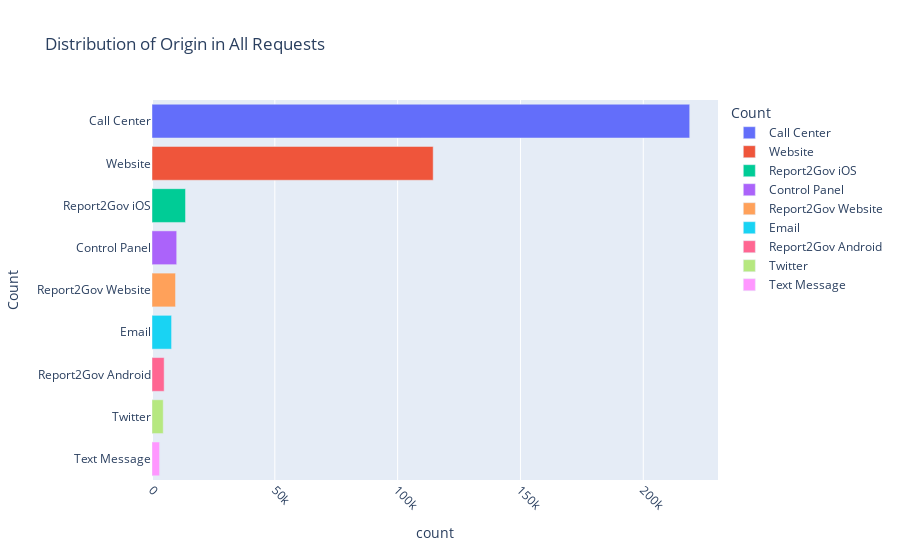
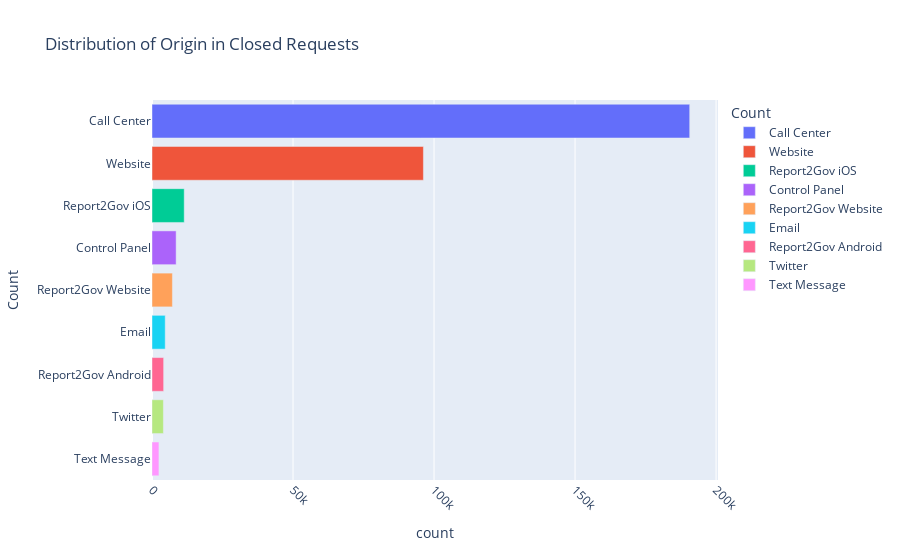
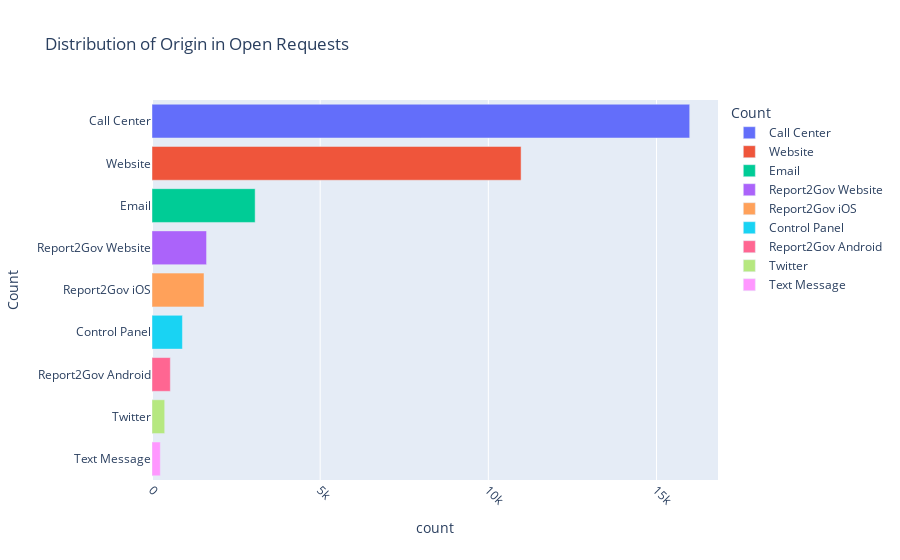
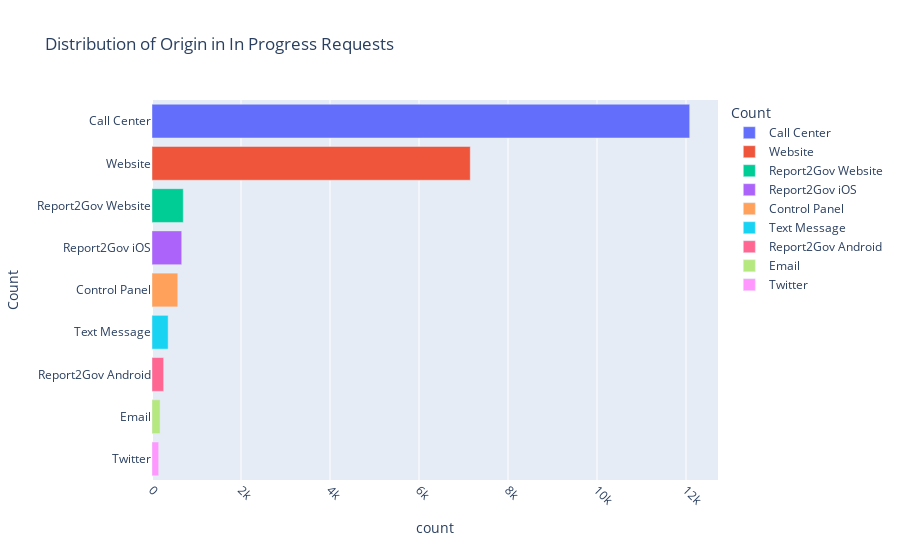

The cell these charts' notebook holds for them, in order:
### Code cell
# Visualize the distribution of 'origin'

# Distribution of Origin in All Requests
fig_all = px.bar(data_sorted['origin'].value_counts().reset_index(),
                 x='count', y='origin',
                 labels={'index': 'Origin', 'origin': 'Count'},
                 title='Distribution of Origin in All Requests',
                 color='origin')
fig_all.update_layout(xaxis=dict(tickangle=45))
fig_all.show()

# Distribution of Origin in Closed Requests
fig_closed = px.bar(df_closed['origin'].value_counts().reset_index(),
                    x='count', y='origin',
                    labels={'index': 'Origin', 'origin': 'Count'},
                    title='Distribution of Origin in Closed Requests',
                    color='origin',)
fig_closed.update_layout(xaxis=dict(tickangle=45))
fig_closed.show()

# Distribution of Origin in Open Requests
fig_open = px.bar(df_open['origin'].value_counts().reset_index(),
                  x='count', y='origin',
                  labels={'index': 'Origin', 'origin': 'Count'},
                  title='Distribution of Origin in Open Requests',
                  color='origin')
fig_open.update_layout(xaxis=dict(tickangle=45))
fig_open.show()

# Distribution of Origin in In Progress Requests
fig_in_progress = px.bar(df_in_progress['origin'].value_counts().reset_index(),
                         x='count', y='origin',
                         labels={'index': 'Origin', 'origin': 'Count'},
                         title='Distribution of Origin in In Progress Requests',
                         color='origin')
fig_in_progress.update_layout(xaxis=dict(tickangle=45))
fig_in_progress.show()

### Figure 1 — Plotly figure (JSON) as saved in the notebook; plotly's stock layout.template omitted (floating-point values rounded to 4 significant figures)
{"data": [{"hovertemplate": "Count=%{y}<br>count=%{x}<extra></extra>", "legendgroup": "Call Center", "marker": {"color": "#636efa", "pattern": {"shape": ""}}, "name": "Call Center", "orientation": "h", "showlegend": true, "textposition": "auto", "type": "bar", "x": [218898], "xaxis": "x", "y": ["Call Center"], "yaxis": "y"}, {"hovertemplate": "Count=%{y}<br>count=%{x}<extra></extra>", "legendgroup": "Website", "marker": {"color": "#EF553B", "pattern": {"shape": ""}}, "name": "Website", "orientation": "h", "showlegend": true, "textposition": "auto", "type": "bar", "x": [114469], "xaxis": "x", "y": ["Website"], "yaxis": "y"}, {"hovertemplate": "Count=%{y}<br>count=%{x}<extra></extra>", "legendgroup": "Report2Gov iOS", "marker": {"color": "#00cc96", "pattern": {"shape": ""}}, "name": "Report2Gov iOS", "orientation": "h", "showlegend": true, "textposition": "auto", "type": "bar", "x": [13647], "xaxis": "x", "y": ["Report2Gov iOS"], "yaxis": "y"}, {"hovertemplate": "Count=%{y}<br>count=%{x}<extra></extra>", "legendgroup": "Control Panel", "marker": {"color": "#ab63fa", "pattern": {"shape": ""}}, "name": "Control Panel", "orientation": "h", "showlegend": true, "textposition": "auto", "type": "bar", "x": [10053], "xaxis": "x", "y": ["Control Panel"], "yaxis": "y"}, {"hovertemplate": "Count=%{y}<br>count=%{x}<extra></extra>", "legendgroup": "Report2Gov Website", "marker": {"color": "#FFA15A", "pattern": {"shape": ""}}, "name": "Report2Gov Website", "orientation": "h", "showlegend": true, "textposition": "auto", "type": "bar", "x": [9579], "xaxis": "x", "y": ["Report2Gov Website"], "yaxis": "y"}, {"hovertemplate": "Count=%{y}<br>count=%{x}<extra></extra>", "legendgroup": "Email", "marker": {"color": "#19d3f3", "pattern": {"shape": ""}}, "name": "Email", "orientation": "h", "showlegend": true, "textposition": "auto", "type": "bar", "x": [7968], "xaxis": "x", "y": ["Email"], "yaxis": "y"}, {"hovertemplate": "Count=%{y}<br>count=%{x}<extra></extra>", "legendgroup": "Report2Gov Android", "marker": {"color": "#FF6692", "pattern": {"shape": ""}}, "name": "Report2Gov Android", "orientation": "h", "showlegend": true, "textposition": "auto", "type": "bar", "x": [4947], "xaxis": "x", "y": ["Report2Gov Android"], "yaxis": "y"}, {"hovertemplate": "Count=%{y}<br>count=%{x}<extra></extra>", "legendgroup": "Twitter", "marker": {"color": "#B6E880", "pattern": {"shape": ""}}, "name": "Twitter", "orientation": "h", "showlegend": true, "textposition": "auto", "type": "bar", "x": [4576], "xaxis": "x", "y": ["Twitter"], "yaxis": "y"}, {"hovertemplate": "Count=%{y}<br>count=%{x}<extra></extra>", "legendgroup": "Text Message", "marker": {"color": "#FF97FF", "pattern": {"shape": ""}}, "name": "Text Message", "orientation": "h", "showlegend": true, "textposition": "auto", "type": "bar", "x": [3081], "xaxis": "x", "y": ["Text Message"], "yaxis": "y"}], "layout": {"barmode": "relative", "legend": {"title": {"text": "Count"}, "tracegroupgap": 0}, "title": {"text": "Distribution of Origin in All Requests"}, "xaxis": {"anchor": "y", "domain": [0, 1], "tickangle": 45, "title": {"text": "count"}}, "yaxis": {"anchor": "x", "categoryarray": ["Text Message", "Twitter", "Report2Gov Android", "Email", "Report2Gov Website", "Control Panel", "Report2Gov iOS", "Website", "Call Center"], "categoryorder": "array", "domain": [0, 1], "title": {"text": "Count"}}}}

### Figure 2 — Plotly figure (JSON) as saved in the notebook; plotly's stock layout.template omitted (floating-point values rounded to 4 significant figures)
{"data": [{"hovertemplate": "Count=%{y}<br>count=%{x}<extra></extra>", "legendgroup": "Call Center", "marker": {"color": "#636efa", "pattern": {"shape": ""}}, "name": "Call Center", "orientation": "h", "showlegend": true, "textposition": "auto", "type": "bar", "x": [190647], "xaxis": "x", "y": ["Call Center"], "yaxis": "y"}, {"hovertemplate": "Count=%{y}<br>count=%{x}<extra></extra>", "legendgroup": "Website", "marker": {"color": "#EF553B", "pattern": {"shape": ""}}, "name": "Website", "orientation": "h", "showlegend": true, "textposition": "auto", "type": "bar", "x": [96226], "xaxis": "x", "y": ["Website"], "yaxis": "y"}, {"hovertemplate": "Count=%{y}<br>count=%{x}<extra></extra>", "legendgroup": "Report2Gov iOS", "marker": {"color": "#00cc96", "pattern": {"shape": ""}}, "name": "Report2Gov iOS", "orientation": "h", "showlegend": true, "textposition": "auto", "type": "bar", "x": [11423], "xaxis": "x", "y": ["Report2Gov iOS"], "yaxis": "y"}, {"hovertemplate": "Count=%{y}<br>count=%{x}<extra></extra>", "legendgroup": "Control Panel", "marker": {"color": "#ab63fa", "pattern": {"shape": ""}}, "name": "Control Panel", "orientation": "h", "showlegend": true, "textposition": "auto", "type": "bar", "x": [8557], "xaxis": "x", "y": ["Control Panel"], "yaxis": "y"}, {"hovertemplate": "Count=%{y}<br>count=%{x}<extra></extra>", "legendgroup": "Report2Gov Website", "marker": {"color": "#FFA15A", "pattern": {"shape": ""}}, "name": "Report2Gov Website", "orientation": "h", "showlegend": true, "textposition": "auto", "type": "bar", "x": [7239], "xaxis": "x", "y": ["Report2Gov Website"], "yaxis": "y"}, {"hovertemplate": "Count=%{y}<br>count=%{x}<extra></extra>", "legendgroup": "Email", "marker": {"color": "#19d3f3", "pattern": {"shape": ""}}, "name": "Email", "orientation": "h", "showlegend": true, "textposition": "auto", "type": "bar", "x": [4690], "xaxis": "x", "y": ["Email"], "yaxis": "y"}, {"hovertemplate": "Count=%{y}<br>count=%{x}<extra></extra>", "legendgroup": "Report2Gov Android", "marker": {"color": "#FF6692", "pattern": {"shape": ""}}, "name": "Report2Gov Android", "orientation": "h", "showlegend": true, "textposition": "auto", "type": "bar", "x": [4127], "xaxis": "x", "y": ["Report2Gov Android"], "yaxis": "y"}, {"hovertemplate": "Count=%{y}<br>count=%{x}<extra></extra>", "legendgroup": "Twitter", "marker": {"color": "#B6E880", "pattern": {"shape": ""}}, "name": "Twitter", "orientation": "h", "showlegend": true, "textposition": "auto", "type": "bar", "x": [4044], "xaxis": "x", "y": ["Twitter"], "yaxis": "y"}, {"hovertemplate": "Count=%{y}<br>count=%{x}<extra></extra>", "legendgroup": "Text Message", "marker": {"color": "#FF97FF", "pattern": {"shape": ""}}, "name": "Text Message", "orientation": "h", "showlegend": true, "textposition": "auto", "type": "bar", "x": [2465], "xaxis": "x", "y": ["Text Message"], "yaxis": "y"}], "layout": {"barmode": "relative", "legend": {"title": {"text": "Count"}, "tracegroupgap": 0}, "title": {"text": "Distribution of Origin in Closed Requests"}, "xaxis": {"anchor": "y", "domain": [0, 1], "tickangle": 45, "title": {"text": "count"}}, "yaxis": {"anchor": "x", "categoryarray": ["Text Message", "Twitter", "Report2Gov Android", "Email", "Report2Gov Website", "Control Panel", "Report2Gov iOS", "Website", "Call Center"], "categoryorder": "array", "domain": [0, 1], "title": {"text": "Count"}}}}

### Figure 3 — Plotly figure (JSON) as saved in the notebook; plotly's stock layout.template omitted (floating-point values rounded to 4 significant figures)
{"data": [{"hovertemplate": "Count=%{y}<br>count=%{x}<extra></extra>", "legendgroup": "Call Center", "marker": {"color": "#636efa", "pattern": {"shape": ""}}, "name": "Call Center", "orientation": "h", "showlegend": true, "textposition": "auto", "type": "bar", "x": [15987], "xaxis": "x", "y": ["Call Center"], "yaxis": "y"}, {"hovertemplate": "Count=%{y}<br>count=%{x}<extra></extra>", "legendgroup": "Website", "marker": {"color": "#EF553B", "pattern": {"shape": ""}}, "name": "Website", "orientation": "h", "showlegend": true, "textposition": "auto", "type": "bar", "x": [10974], "xaxis": "x", "y": ["Website"], "yaxis": "y"}, {"hovertemplate": "Count=%{y}<br>count=%{x}<extra></extra>", "legendgroup": "Email", "marker": {"color": "#00cc96", "pattern": {"shape": ""}}, "name": "Email", "orientation": "h", "showlegend": true, "textposition": "auto", "type": "bar", "x": [3067], "xaxis": "x", "y": ["Email"], "yaxis": "y"}, {"hovertemplate": "Count=%{y}<br>count=%{x}<extra></extra>", "legendgroup": "Report2Gov Website", "marker": {"color": "#ab63fa", "pattern": {"shape": ""}}, "name": "Report2Gov Website", "orientation": "h", "showlegend": true, "textposition": "auto", "type": "bar", "x": [1622], "xaxis": "x", "y": ["Report2Gov Website"], "yaxis": "y"}, {"hovertemplate": "Count=%{y}<br>count=%{x}<extra></extra>", "legendgroup": "Report2Gov iOS", "marker": {"color": "#FFA15A", "pattern": {"shape": ""}}, "name": "Report2Gov iOS", "orientation": "h", "showlegend": true, "textposition": "auto", "type": "bar", "x": [1546], "xaxis": "x", "y": ["Report2Gov iOS"], "yaxis": "y"}, {"hovertemplate": "Count=%{y}<br>count=%{x}<extra></extra>", "legendgroup": "Control Panel", "marker": {"color": "#19d3f3", "pattern": {"shape": ""}}, "name": "Control Panel", "orientation": "h", "showlegend": true, "textposition": "auto", "type": "bar", "x": [905], "xaxis": "x", "y": ["Control Panel"], "yaxis": "y"}, {"hovertemplate": "Count=%{y}<br>count=%{x}<extra></extra>", "legendgroup": "Report2Gov Android", "marker": {"color": "#FF6692", "pattern": {"shape": ""}}, "name": "Report2Gov Android", "orientation": "h", "showlegend": true, "textposition": "auto", "type": "bar", "x": [545], "xaxis": "x", "y": ["Report2Gov Android"], "yaxis": "y"}, {"hovertemplate": "Count=%{y}<br>count=%{x}<extra></extra>", "legendgroup": "Twitter", "marker": {"color": "#B6E880", "pattern": {"shape": ""}}, "name": "Twitter", "orientation": "h", "showlegend": true, "textposition": "auto", "type": "bar", "x": [378], "xaxis": "x", "y": ["Twitter"], "yaxis": "y"}, {"hovertemplate": "Count=%{y}<br>count=%{x}<extra></extra>", "legendgroup": "Text Message", "marker": {"color": "#FF97FF", "pattern": {"shape": ""}}, "name": "Text Message", "orientation": "h", "showlegend": true, "textposition": "auto", "type": "bar", "x": [248], "xaxis": "x", "y": ["Text Message"], "yaxis": "y"}], "layout": {"barmode": "relative", "legend": {"title": {"text": "Count"}, "tracegroupgap": 0}, "title": {"text": "Distribution of Origin in Open Requests"}, "xaxis": {"anchor": "y", "domain": [0, 1], "tickangle": 45, "title": {"text": "count"}}, "yaxis": {"anchor": "x", "categoryarray": ["Text Message", "Twitter", "Report2Gov Android", "Control Panel", "Report2Gov iOS", "Report2Gov Website", "Email", "Website", "Call Center"], "categoryorder": "array", "domain": [0, 1], "title": {"text": "Count"}}}}

### Figure 4 — Plotly figure (JSON) as saved in the notebook; plotly's stock layout.template omitted (floating-point values rounded to 4 significant figures)
{"data": [{"hovertemplate": "Count=%{y}<br>count=%{x}<extra></extra>", "legendgroup": "Call Center", "marker": {"color": "#636efa", "pattern": {"shape": ""}}, "name": "Call Center", "orientation": "h", "showlegend": true, "textposition": "auto", "type": "bar", "x": [12083], "xaxis": "x", "y": ["Call Center"], "yaxis": "y"}, {"hovertemplate": "Count=%{y}<br>count=%{x}<extra></extra>", "legendgroup": "Website", "marker": {"color": "#EF553B", "pattern": {"shape": ""}}, "name": "Website", "orientation": "h", "showlegend": true, "textposition": "auto", "type": "bar", "x": [7152], "xaxis": "x", "y": ["Website"], "yaxis": "y"}, {"hovertemplate": "Count=%{y}<br>count=%{x}<extra></extra>", "legendgroup": "Report2Gov Website", "marker": {"color": "#00cc96", "pattern": {"shape": ""}}, "name": "Report2Gov Website", "orientation": "h", "showlegend": true, "textposition": "auto", "type": "bar", "x": [703], "xaxis": "x", "y": ["Report2Gov Website"], "yaxis": "y"}, {"hovertemplate": "Count=%{y}<br>count=%{x}<extra></extra>", "legendgroup": "Report2Gov iOS", "marker": {"color": "#ab63fa", "pattern": {"shape": ""}}, "name": "Report2Gov iOS", "orientation": "h", "showlegend": true, "textposition": "auto", "type": "bar", "x": [668], "xaxis": "x", "y": ["Report2Gov iOS"], "yaxis": "y"}, {"hovertemplate": "Count=%{y}<br>count=%{x}<extra></extra>", "legendgroup": "Control Panel", "marker": {"color": "#FFA15A", "pattern": {"shape": ""}}, "name": "Control Panel", "orientation": "h", "showlegend": true, "textposition": "auto", "type": "bar", "x": [579], "xaxis": "x", "y": ["Control Panel"], "yaxis": "y"}, {"hovertemplate": "Count=%{y}<br>count=%{x}<extra></extra>", "legendgroup": "Text Message", "marker": {"color": "#19d3f3", "pattern": {"shape": ""}}, "name": "Text Message", "orientation": "h", "showlegend": true, "textposition": "auto", "type": "bar", "x": [363], "xaxis": "x", "y": ["Text Message"], "yaxis": "y"}, {"hovertemplate": "Count=%{y}<br>count=%{x}<extra></extra>", "legendgroup": "Report2Gov Android", "marker": {"color": "#FF6692", "pattern": {"shape": ""}}, "name": "Report2Gov Android", "orientation": "h", "showlegend": true, "textposition": "auto", "type": "bar", "x": [262], "xaxis": "x", "y": ["Report2Gov Android"], "yaxis": "y"}, {"hovertemplate": "Count=%{y}<br>count=%{x}<extra></extra>", "legendgroup": "Email", "marker": {"color": "#B6E880", "pattern": {"shape": ""}}, "name": "Email", "orientation": "h", "showlegend": true, "textposition": "auto", "type": "bar", "x": [182], "xaxis": "x", "y": ["Email"], "yaxis": "y"}, {"hovertemplate": "Count=%{y}<br>count=%{x}<extra></extra>", "legendgroup": "Twitter", "marker": {"color": "#FF97FF", "pattern": {"shape": ""}}, "name": "Twitter", "orientation": "h", "showlegend": true, "textposition": "auto", "type": "bar", "x": [150], "xaxis": "x", "y": ["Twitter"], "yaxis": "y"}], "layout": {"barmode": "relative", "legend": {"title": {"text": "Count"}, "tracegroupgap": 0}, "title": {"text": "Distribution of Origin in In Progress Requests"}, "xaxis": {"anchor": "y", "domain": [0, 1], "tickangle": 45, "title": {"text": "count"}}, "yaxis": {"anchor": "x", "categoryarray": ["Twitter", "Email", "Report2Gov Android", "Text Message", "Control Panel", "Report2Gov iOS", "Report2Gov Website", "Website", "Call Center"], "categoryorder": "array", "domain": [0, 1], "title": {"text": "Count"}}}}
